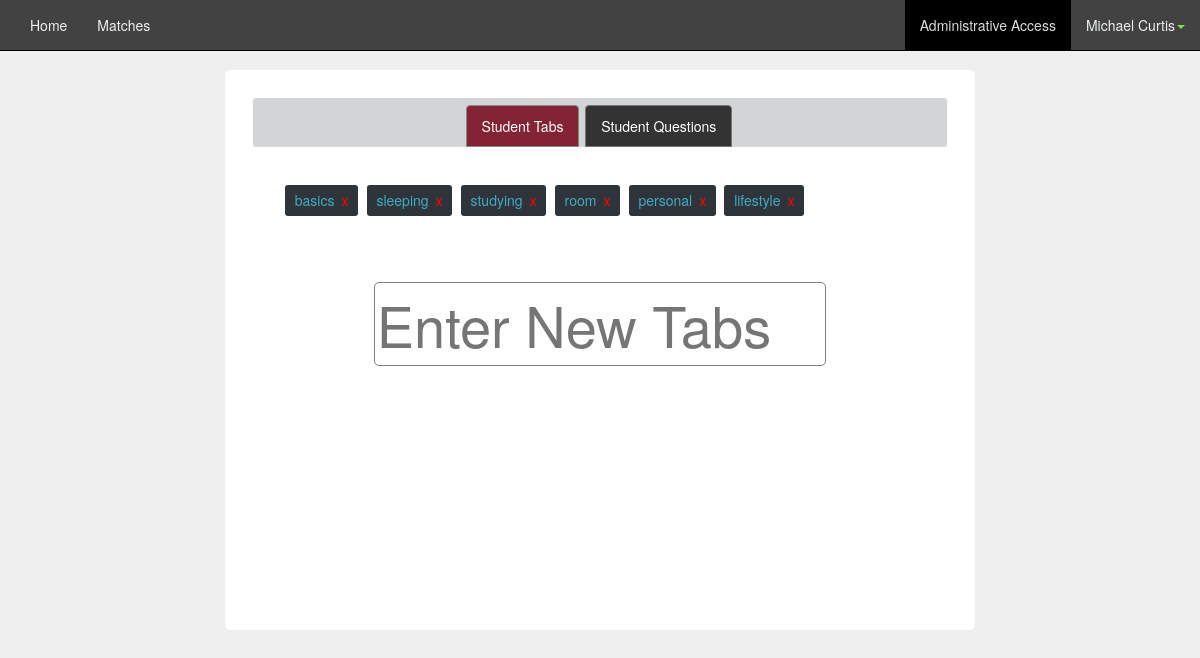
Page /administrator.php (signed in) on the committed database.
### tables this page shows
CREATE TABLE `user` (
`id` int(11) NOT NULL,
  `picture` varchar(50) NOT NULL,
  `password` varchar(64) NOT NULL,
  `first_name` varchar(20) NOT NULL,
  `last_name` varchar(30) NOT NULL,
  `account_type` varchar(20) NOT NULL,
  `email` varchar(50) NOT NULL,
  `facebook` varchar(50) NOT NULL DEFAULT 'https://www.facebook.com/yourusername',
  `public` tinyint(4) NOT NULL DEFAULT '1'
);

CREATE TABLE `tabs` (
`id` int(11) NOT NULL,
  `name` varchar(30) NOT NULL
);

### classes/PageChecker.php (called while the page is built)
<?php
	class PageChecker
	{
		public function isPage($page = null)
		{
			if($page)
			{
				if($page == str_replace("/", "", $_SERVER['PHP_SELF']))
				{
					return true;
				}
			}
			return false;
		}
	}
?>

### classes/Config.php (called while the page is built)
<?php
class Config
{
	public static function get($path = null)
	{
		if($path)
		{
			$config = $GLOBALS['config'];
			$path = explode('/', $path);
			foreach($path as $bit)
			{
				if(isset($config[$bit]))
				{
					$config = $config[$bit];
				}
			}
			return $config;
		}
	}
}
?>

### classes/DB.php (called while the page is built, shortened)
<?php
class DB
{
	private static $_instance = null;
	private $_pdo,
	 		$_query,
	 		$_error = false,
	  		$_results,
	  		$_count = 0;
	private function __construct()
	{
		try
		{
			$this->_pdo = new PDO('mysql:host=' . Config::get('mysql/host') . ';dbname='. Config::get('mysql/db'), Config::get('mysql/username'), Config::get('mysql/password'));
		}
		catch(PDOException $e)
		{
			die($e->getMessage());
		}
	}
	public static function getInstance()
	{
		if(!isset(self::$_instance))
		{
			self::$_instance = new DB();
		}
		return self::$_instance;
	}
	public function query($sql, $params = array())
	{
		$this->_error = false;
		if($this->_query = $this->_pdo->prepare($sql))
		{
			$x = 1;
			if(count($params))
			{
				foreach($params as $param)
				{
					$this->_query->bindValue($x,$param);
					$x++;
				}
			}
			if($this->_query->execute())
			{
				$this->_results = $this->_query->fetchAll(PDO::FETCH_OBJ);
				$this->_count = $this->_query->rowCount();
			}
			else
			{
				$this->_error = true;
			}
		}
		return $this;
	}
	public function action($action, $table, $where = array())
	{
		if(count($where) === 3)
		{
			$operators = array('=','>','<','>=','<=');
			$field = $where[0];
			$operator = $where[1];
			$value = $where[2];
			if(in_array($operator, $operators))
			{
				$sql = "{$action} FROM {$table} WHERE {$field} {$operator} ?";
				if(!$this->query($sql, array($value))->error())
				{
					return $this;
				}
			}
		}
		return false;
	}
	public function get($table, $where)
	{
		return $this->action('SELECT *', $table, $where);
	}
	public function results()
	{
		return $this->_results;
	}
	public function error()
	{
		return $this->_error;
	}
	public function count()
	{
		return $this->_count;
	}
	public function first()
	{
		return $this->results()[0];
	}
}
?>

### classes/User.php (called while the page is built, shortened)
<?php
class User
{
	private $_db, $_data, $_sessionName, $_isLoggedIn, $_cookieName;
	public function __construct($user = null)
	{
		$this->_db = DB::getInstance();
		$this->_sessionName = Config::get('session/session_name');
		if(!$user)
		{
			if(Session::exists($this->_sessionName))
			{
				$user = Session::get($this->_sessionName);
				if($this->find($user))
				{
					$this->first_name = $this->data()->first_name;
					$this->last_name = $this->data()->last_name;
					$this->account_type = $this->data()->account_type;
				}
			}
		}
		else
		{
			$this->find($user);
		}
	}
	public function find($user = null)
	{
		if($user)
		{
			$field = (is_numeric($user)) ? 'id': 'username';
			$data = $this->_db->get('user', array($field, '=', $user));
			if($data->count())
			{
				$this->_data = $data->first();
				return true;
			}
		}
	}
	public function data()
	{
		return $this->_data;
	}
}
?>

### classes/Session.php (called while the page is built, shortened)
<?php
class Session
{
	public static function exists($name)
	{
		return (isset($_SESSION[$name])) ? true : false;
	}
	public static function get($name)
	{
		return $_SESSION[$name];
	}
}
?>

### functions/sanitize.php (called while the page is built, shortened)
<?php
function escapeName($string)
{
	return htmlentities($string, ENT_COMPAT, 'UTF-8');
}
?>

### navbar.php (shortened to what this page needs)
<?php $pageChecker = new PageChecker(); $user = new User(); ?>
<nav class="navbar navbar-default navbar-fixed-top">
  <div class="container-fluid">
    <div class="collapse navbar-collapse" id="bs-example-navbar-collapse-1">
      <ul class="nav navbar-nav">
        <li <?php echo ($pageChecker->isPage("index.php")) ? "class='active'" : ''; ?>><a href="index.php">Home</a></li>
        <li <?php echo ($pageChecker->isPage("matches.php")) ? "class='active'" : ''; ?>><a href="matches.php">Matches</a></li>
      </ul>
      <ul class="nav navbar-nav navbar-right">
        <?php
          if($user->account_type=="admin")
          {
        ?>
        <li <?php echo ($pageChecker->isPage("administrator.php")) ? "class='active'" : ''; ?>><a href="administrator.php">Administrative Access</a></li><?php } ?>
        <li class="dropdown">
          <a href="#" class="dropdown-toggle" data-toggle="dropdown" role="button" aria-expanded="false"><?php echo $user->first_name . " " . $user->last_name; ?><span class="caret neon"></span></a>
        </li>
      </ul>
    </div>
  </div>
</nav>

### functions/get_tabs.php (shortened to what this page needs)
<?php
function getTabs()
{
	$db = DB::getInstance();
	$tabs = $db->query("SELECT * FROM tabs");
	$tabs = $tabs->results();
	foreach ($tabs as $tab)
	{
		echo '<li><div data-tab="'.$tab->id.'" class="tabEntry">'. escapeName($tab->name) .'<span class="tabEntry_x">x</div></li>';
	}
}
?>

### css/mainLayout.css (style rules this page uses)
body { background-color: #EFEFEF; }
html, body { padding-bottom: 4em; }
.neon { color: #73E83B; }

### css/navbar.css (style rules this page uses)
.navbar-default { background-color: #424242; border-color: #000000; }
.navbar-default .navbar-nav > li > a { color: #ecf0f1; }
.navbar-default .navbar-nav > .active > a, .navbar-default .navbar-nav > .active > a:hover, .navbar-default .navbar-nav > .active > a:focus { color: #dadada; background-color: #000000; }
.navbar-default .navbar-collapse, .navbar-default .navbar-form { border-color: #ecf0f1; }

### css/admin.css (style rules this page uses)
.tabEntry { float: left; margin: .5em .3em; background-color: #2F343A; color:#41AAC4; padding: .4em .7em; border-radius: 3px; -webkit-touch-callout: none; -webkit-user-select: none; -khtml-user-select: none; -moz-user-select: none; -ms-user-select: none; user-select: none; }
.tabEntry_x { cursor: pointer; margin-left: .5em; color:red; }

### rows in the picture
user: first_name "Michael", last_name "Curtis"
tabs: name "basics"
tabs: name "sleeping"
tabs: name "studying"
tabs: name "room"
tabs: name "personal"
tabs: name "lifestyle"
